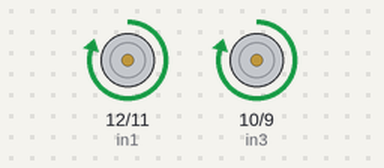
A sketch run on a simulated Arduino Uno, built with avr-gcc and run on an emulated ATmega328P. On the bench: motor-driver pin pairs drawn as motors (green arrow = first pin HIGH = forward, orange = second pin HIGH = backward, longer = more drive, scaled by the enable pin).

Above: at 1.0 s.
At 5.0 s:
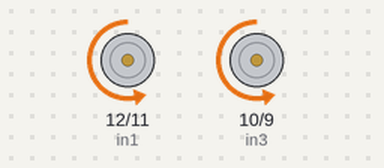
At 7.0 s:
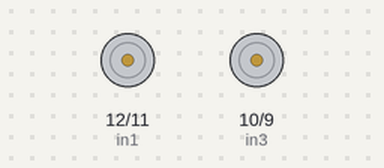
Timing chart, 0 to 10.4 s (numbered marks = the images above):
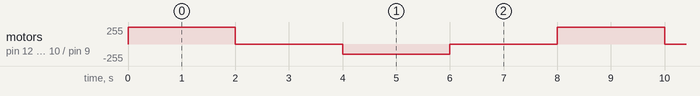

Measured:
- by itself, motor on pin 12 (in1) / pin 11 (in2), motor on pin 10 (in3) / pin 9 (in4): repeats every 8.0 s: stopped 2.0 s, backward 150/255 2.0 s, stopped 2.0 s, forward 250/255 2.0 s

The sketch:

BO_M0T0R.ino
```cpp
#define in1 12
#define in2 11
#define in3 10
#define in4 9
#define wtime 2000
#define en1 6
#define en2 5


void setup() {
  // put your setup code here, to run once:
  pinMode(in1,OUTPUT);
  pinMode(in2,OUTPUT);
  pinMode(in3,OUTPUT);
  pinMode(in4,OUTPUT);
}

void loop() {
  // put your main code here, to run repeatedly:
//  digitalWrite(in3, HIGH);
//  digitalWrite(in4, LOW);
//  delay(wtime);
//
//  digitalWrite(in3, LOW);
//  digitalWrite(in4, LOW);
//  delay(wtime);
//
//  digitalWrite(in3, LOW);
//  digitalWrite(in4, HIGH);
//  delay(wtime);
//
//  digitalWrite(in3, LOW);
//  digitalWrite(in4, LOW);
//  delay(wtime);
  int pwmSpeed=250;
  fastSpeed(pwmSpeed);
  pwmSpeed=150;
  slowSpeed(pwmSpeed);
}

void fastSpeed(int pwmSpeed){
  analogWrite(en1, pwmSpeed);
  analogWrite(en2, pwmSpeed);
  digitalWrite(in1,HIGH);
  digitalWrite(in2,LOW);
  digitalWrite(in3, HIGH);
  digitalWrite(in4,LOW);

  delay(wtime);


  digitalWrite(in1,LOW);
  digitalWrite(in2,LOW);
   digitalWrite(in3,LOW);
  digitalWrite(in4,LOW);

  delay(wtime);
}

void slowSpeed(int pwmSpeed){
  analogWrite(en1, pwmSpeed);
  analogWrite(en2, pwmSpeed);
  digitalWrite(in1,LOW);
  digitalWrite(in2,HIGH);
  digitalWrite(in3,LOW);
  digitalWrite(in4,HIGH);

  delay(wtime);

  digitalWrite(in1,LOW);
  digitalWrite(in2,LOW);
  digitalWrite(in3,LOW);
  digitalWrite(in4,LOW);

  delay(wtime);

}
```
